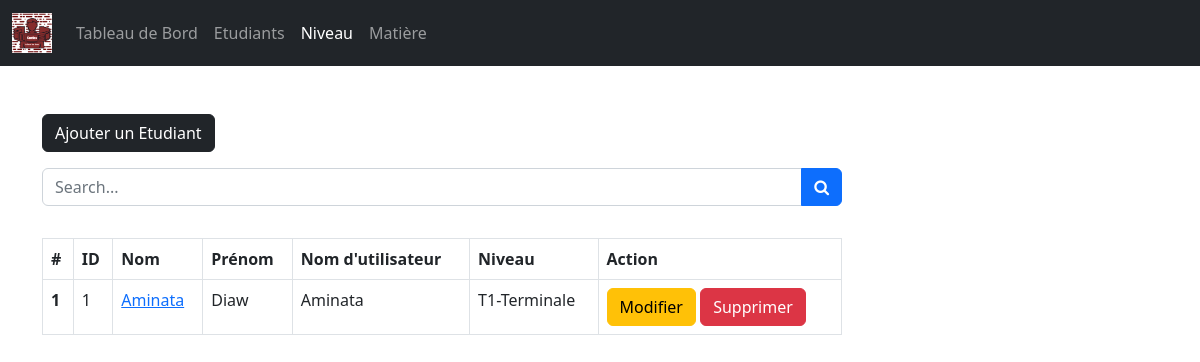
The page /admin/student.php (signed in) on the database its author committed.
### tables this page shows
CREATE TABLE `students` (
  `student_id` int(11) NOT NULL,
  `username` varchar(127) NOT NULL,
  `password` varchar(255) NOT NULL,
  `fname` varchar(127) NOT NULL,
  `lname` varchar(255) NOT NULL,
  `grade` int(11) NOT NULL,
  `section` int(11) NOT NULL,
  `address` varchar(31) NOT NULL,
  `gender` varchar(7) NOT NULL,
  `email_address` varchar(255) NOT NULL,
  `date_of_birth` date NOT NULL,
  `date_of_joined` timestamp NULL DEFAULT current_timestamp(),
  `parent_fname` varchar(127) NOT NULL,
  `parent_lname` varchar(127) NOT NULL,
  `parent_phone_number` varchar(31) NOT NULL
);

CREATE TABLE `grades` (
  `grade_id` int(11) NOT NULL,
  `grade` varchar(31) NOT NULL,
  `grade_code` varchar(7) NOT NULL
);

### admin/data/student.php (called while the page is built, shortened)
<?php
function getAllStudents($conn){
   $sql = "SELECT * FROM students";
   $stmt = $conn->prepare($sql);
   $stmt->execute();
   if ($stmt->rowCount() >= 1) {
     $students = $stmt->fetchAll();
     return $students;
   }else {
   	return 0;
   }
}

### admin/data/grade.php (called while the page is built, shortened)
<?php
function getGradeById($grade_id, $conn){
   $sql = "SELECT * FROM grades
           WHERE grade_id=?";
   $stmt = $conn->prepare($sql);
   $stmt->execute([$grade_id]);
   if ($stmt->rowCount() == 1) {
     $grade = $stmt->fetch();
     return $grade;
   }else {
    return 0;
   }
}

### admin/student.php (the view, shortened to what this page needs)
<?php
if (isset($_SESSION['admin_id']) &&
    isset($_SESSION['role'])) {
    if ($_SESSION['role'] == 'Admin') {
       include "../DB_connection.php";
       include "data/student.php";
       include "data/grade.php";
       $students = getAllStudents($conn);
 ?>
<!DOCTYPE html>
<html lang="en">
<head>
	<link rel="stylesheet" href="https://cdn.jsdelivr.net/npm/bootstrap@5.2.0/dist/css/bootstrap.min.css">
	<link rel="stylesheet" href="../css/style.css">
  <link rel="stylesheet" href="https://cdnjs.cloudflare.com/ajax/libs/font-awesome/4.7.0/css/font-awesome.min.css">
</head>
<body>
    <?php
        include "inc/navbar.php";
        if ($students != 0) {
     ?>
     <div class="container mt-5">
        <a href="student-add.php"
           class="btn btn-dark">Ajouter un Etudiant</a>
           <form action="student-search.php"
                 class="mt-3 n-table"
                 method="get">
             <div class="input-group mb-3">
                <input type="text"
                       class="form-control"
                       name="searchKey"
                       placeholder="Search...">
                <button class="btn btn-primary">
                        <i class="fa fa-search"
                           aria-hidden="true"></i>
                      </button>
             </div>
           </form>
           <div class="table-responsive">
              <table class="table table-bordered mt-3 n-table">
                <thead>
                  <tr>
                    <th scope="col">#</th>
                    <th scope="col">ID</th>
                    <th scope="col">Nom</th>
                    <th scope="col">Prénom</th>
                    <th scope="col">Nom d'utilisateur</th>
                    <th scope="col">Niveau</th>
                    <th scope="col">Action</th>
                  </tr>
                </thead>
                <tbody>
                  <?php $i = 0; foreach ($students as $student ) {
                    $i++;  ?>
                  <tr>
                    <th scope="row"><?=$i?></th>
                    <td><?=$student['student_id']?></td>
                    <td>
                      <a href="student-view.php?student_id=<?=$student['student_id']?>">
                        <?=$student['fname']?>
                      </a>
                    </td>
                    <td><?=$student['lname']?></td>
                    <td><?=$student['username']?></td>
                    <td>
                      <?php
                           $grade = $student['grade'];
                           $g_temp = getGradeById($grade, $conn);
                           if ($g_temp != 0) {
                              echo $g_temp['grade_code'].'-'.
                                     $g_temp['grade'];
                            }
                        ?>
                    </td>
                    <td>
                        <a href="student-edit.php?student_id=<?=$student['student_id']?>"
                           class="btn btn-warning">Modifier</a>
                        <a href="student-delete.php?student_id=<?=$student['student_id']?>"
                           class="btn btn-danger">Supprimer</a>
                    </td>
                  </tr>
                <?php } ?>
                </tbody>
              </table>
           </div>
         <?php } ?>
     </div>
</body>
</html>
<?php
  }else {
    header("Location: ../login.php");
    exit;
  }
}else {
	header("Location: ../login.php");
	exit;
}
?>

### css/style.css (style rules this page uses)
.n-table { max-width: 800px; }

### rows shown on the page
students: student_id "1", fname "Aminata", lname "Diaw", username "Aminata", grades.grade_code "T1", grades.grade "Terminale"
